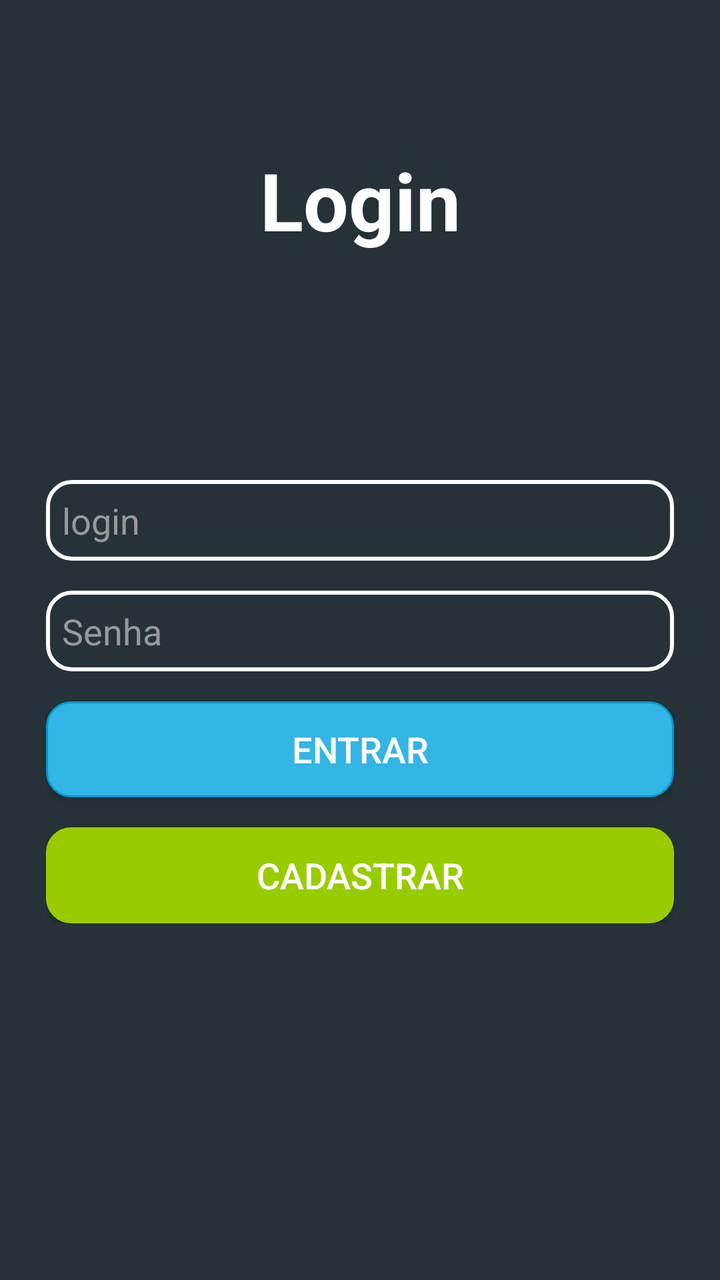
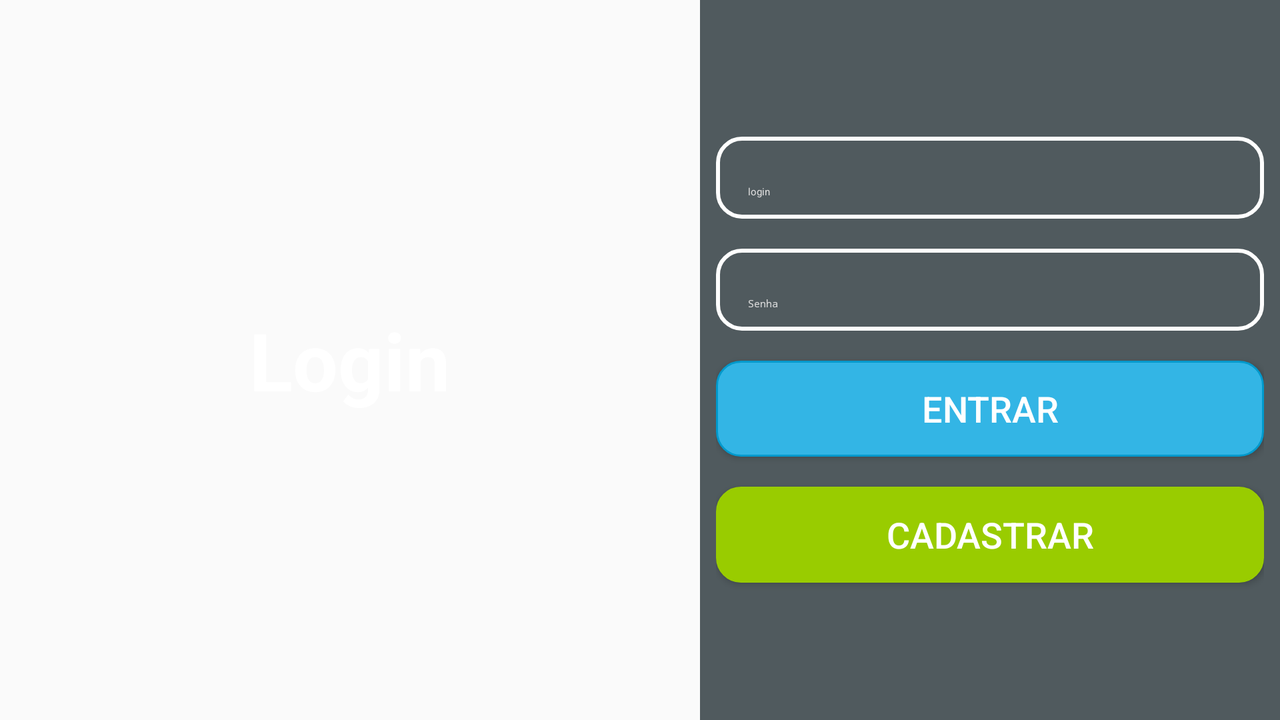

One screen, two layout resources from the same app: the default and the repository's alternative for another configuration. Each is rendered where Android would select it; the XML of both is given below.
<!-- AndroidManifest.xml: application theme Theme.AppCompat.Light.NoActionBar -->
<!-- res/layout/activity_login.xml -->
<?xml version="1.0" encoding="utf-8"?>
<android.support.constraint.ConstraintLayout
    xmlns:android="http://schemas.android.com/apk/res/android"
    xmlns:app="http://schemas.android.com/apk/res-auto"
    xmlns:tools="http://schemas.android.com/tools"
    android:layout_width="match_parent"
    android:layout_height="match_parent"
    android:background="@color/background"
    android:orientation="vertical"
    android:padding="0dp"
    tools:context=".Login">

    <ScrollView
        android:id="@+id/scrollView3"
        android:layout_width="match_parent"
        android:layout_height="0dp"
        android:background="@color/background"
        app:layout_constraintBottom_toBottomOf="parent"
        app:layout_constraintEnd_toEndOf="parent"
        app:layout_constraintStart_toStartOf="parent"
        app:layout_constraintTop_toTopOf="parent">

        <android.support.constraint.ConstraintLayout
            android:layout_width="match_parent"
            android:layout_height="wrap_content">

            <RelativeLayout
                android:id="@+id/relativeLayout"
                android:layout_width="0dp"
                android:layout_height="200dp"
                android:layout_margin="0dp"
                android:layout_marginBottom="8dp"
                android:layout_marginEnd="8dp"
                android:layout_marginStart="8dp"
                android:background="@drawable/escuro"
                android:gravity="center"
                app:layout_constraintBottom_toTopOf="@+id/linearLayout"
                app:layout_constraintEnd_toEndOf="parent"
                app:layout_constraintHorizontal_bias="0.0"
                app:layout_constraintStart_toStartOf="parent"
                app:layout_constraintTop_toTopOf="parent">

                <TextView
                    android:id="@+id/textView"
                    android:layout_width="match_parent"
                    android:layout_height="wrap_content"
                    android:gravity="center"
                    android:text="Login"
                    android:textColor="#fff"
                    android:textSize="40sp"
                    android:textStyle="bold" />
            </RelativeLayout>

            <LinearLayout
                android:id="@+id/linearLayout"
                android:layout_width="0dp"
                android:layout_height="match_parent"
                android:layout_marginBottom="8dp"
                android:layout_marginEnd="8dp"
                android:layout_marginLeft="8dp"
                android:layout_marginRight="8dp"
                android:layout_marginStart="8dp"
                android:layout_marginTop="25dp"
                android:gravity="center"
                android:orientation="vertical"
                android:padding="15dp"
                android:paddingBottom="25dp"
                android:paddingTop="25dp"
                app:layout_constraintBottom_toBottomOf="parent"
                app:layout_constraintEnd_toEndOf="parent"
                app:layout_constraintStart_toStartOf="parent"
                app:layout_constraintTop_toBottomOf="@+id/relativeLayout">


                <EditText
                    android:id="@+id/loginEntrar"
                    android:layout_width="match_parent"
                    android:layout_height="wrap_content"
                    android:layout_marginBottom="15dp"
                    android:background="@drawable/borda_arredondada"
                    android:ems="10"
                    android:hint="login"
                    android:inputType="textPersonName"
                    android:textColor="@color/white_basic"
                    android:textColorHint="#999" />


                <EditText
                    android:id="@+id/senhaEntrar"
                    android:layout_width="match_parent"
                    android:layout_height="wrap_content"
                    android:layout_marginBottom="15dp"
                    android:background="@drawable/borda_arredondada"
                    android:ems="10"
                    android:hint="Senha"
                    android:inputType="textPassword"
                    android:textColor="@color/white_basic"
                    android:textColorHint="#999" />

                <Button
                    android:id="@+id/btnLogin"
                    android:layout_width="match_parent"
                    android:layout_height="wrap_content"
                    android:layout_marginBottom="15dp"
                    android:background="@drawable/botao_azul"
                    android:text="Entrar"
                    android:textAppearance="@style/TextAppearance.AppCompat.Button"
                    android:textColor="#fff"
                    android:textSize="18sp" />

                <Button
                    android:id="@+id/btnCadastrar"
                    android:layout_width="match_parent"
                    android:layout_height="wrap_content"
                    android:background="@drawable/botao_verde"
                    android:text="Cadastrar"
                    android:textAppearance="@style/TextAppearance.AppCompat.Button"
                    android:textColor="#fff"
                    android:textSize="18sp" />
            </LinearLayout>
        </android.support.constraint.ConstraintLayout>
    </ScrollView>

</android.support.constraint.ConstraintLayout>
<!-- resources referenced by this layout -->
<resources>
  <color name="background">#263238</color>
  <color name="white_basic">#ffffff</color>
  <!-- drawable borda_arredondada (drawable) -->
  <?xml version="1.0" encoding="utf-8"?>
  <selector xmlns:android="http://schemas.android.com/apk/res/android">
  
      <item android:state_focused="true">
          <shape android:shape="rectangle">
              <solid android:color="@color/transparent"/> 
              <corners android:radius="12dp"/> 
              <stroke android:color="@color/azul" android:width="2dp"/> 
              <padding android:bottom="8dp" android:left="8dp" android:right="8dp" android:top="8dp"/>
          </shape>
      </item>
  
      <item>
          <shape android:shape="rectangle">
              <solid android:color="@color/transparent"/> 
              <corners android:radius="12dp"/> 
              <stroke android:color="@color/white_basic" android:width="2dp"/> 
              <padding android:bottom="8dp" android:left="8dp" android:right="8dp" android:top="8dp"/>
          </shape>
      </item>
  </selector>
  <!-- drawable botao_azul (drawable) -->
  <?xml version="1.0" encoding="utf-8"?>
  <selector xmlns:android="http://schemas.android.com/apk/res/android">
  
      <item android:state_pressed="true">
          <shape>
              <solid android:color="@android:color/holo_blue_dark"/>
              <corners android:radius="12dp"/>
              <stroke android:width="1dp" android:color="@android:color/holo_blue_dark"/>
          </shape>
      </item>
  
  
      <item>
          <shape>
              <solid android:color="@android:color/holo_blue_light"/>
              <corners android:radius="12dp"/>
              <stroke android:width="1dp" android:color="@android:color/holo_blue_dark"/>
          </shape>
      </item>
  
  
  </selector>
  <!-- drawable botao_verde (drawable) -->
  <?xml version="1.0" encoding="utf-8"?>
  <selector xmlns:android="http://schemas.android.com/apk/res/android">
  
      <item android:state_focused="true">
          <shape>
              <solid android:color="@android:color/holo_green_dark" />
              <stroke android:color="@android:color/holo_green_dark" android:width="1dp"/>
              <corners android:radius="12dp" />
          </shape>
      </item>
  
      <item>
          <shape>
              <solid android:color="@android:color/holo_green_light" />
              <stroke android:color="@android:color/holo_green_light" android:width="1dp"/>
              <corners android:radius="12dp" />
          </shape>
      </item>
  
  </selector>
  <color name="transparent">#00000000</color>
  <color name="azul">#00AAFF</color>
</resources>
<!-- res/layout-land/activity_login.xml (the repository's variant of the layout above) -->
<!-- drawn on the phone turned sideways -->
<?xml version="1.0" encoding="utf-8"?>
<android.support.constraint.ConstraintLayout xmlns:android="http://schemas.android.com/apk/res/android"
    xmlns:app="http://schemas.android.com/apk/res-auto"
    xmlns:tools="http://schemas.android.com/tools"
    android:layout_width="match_parent"
    android:layout_height="match_parent"
    android:background="@drawable/escuro"
    android:orientation="vertical"
    tools:context=".Login">

    <android.support.constraint.ConstraintLayout
        android:layout_width="match_parent"
        android:layout_height="match_parent"
        android:layout_alignParentTop="true">

        <RelativeLayout
            android:id="@+id/relativeLayout"
            android:layout_width="350dp"
            android:layout_height="0dp"
            android:gravity="center"
            app:layout_constraintBottom_toBottomOf="parent"
            app:layout_constraintStart_toStartOf="parent"
            app:layout_constraintTop_toTopOf="parent">

            <TextView
                android:id="@+id/textView"
                android:layout_width="wrap_content"
                android:layout_height="wrap_content"
                android:gravity="center"
                android:text="Login"
                android:textColor="#fff"
                android:textSize="40sp"
                android:textStyle="bold" />
        </RelativeLayout>


        <LinearLayout
            android:id="@+id/linearLayout"
            android:layout_width="0dp"
            android:layout_height="0dp"
            android:background="#CC263238"
            android:gravity="center"
            android:orientation="vertical"
            android:padding="8dp"
            app:layout_constraintBottom_toBottomOf="parent"
            app:layout_constraintEnd_toEndOf="parent"
            app:layout_constraintStart_toEndOf="@+id/relativeLayout"
            app:layout_constraintTop_toTopOf="parent">

            <EditText
                android:id="@+id/loginEntrar"
                style="@style/Widget.MaterialComponents.TextInputEditText.FilledBox"
                android:layout_width="match_parent"
                android:layout_height="wrap_content"
                android:layout_marginBottom="15dp"
                android:background="@drawable/borda_arredondada"
                android:ems="10"
                android:hint="login"
                android:inputType="textPersonName"
                android:singleLine="true"
                android:textColor="@color/white_basic"
                android:textColorHint="#ddd" />


            <EditText
                android:id="@+id/senhaEntrar"
                style="@style/Widget.MaterialComponents.TextInputEditText.FilledBox"
                android:layout_width="match_parent"
                android:layout_height="wrap_content"
                android:layout_marginBottom="15dp"
                android:background="@drawable/borda_arredondada"
                android:ems="10"
                android:hint="Senha"
                android:inputType="textPassword"
                android:singleLine="true"
                android:textColor="@color/white_basic"
                android:textColorHint="#ddd" />

            <Button
                android:id="@+id/btnLogin"
                android:layout_width="match_parent"
                android:layout_height="wrap_content"
                android:layout_marginBottom="15dp"
                android:background="@drawable/botao_azul"
                android:text="Entrar"
                android:textAppearance="@style/TextAppearance.AppCompat.Button"
                android:textColor="#fff"
                android:textSize="18sp" />

            <Button
                android:id="@+id/btnCadastrar"
                android:layout_width="match_parent"
                android:layout_height="wrap_content"
                android:background="@drawable/botao_verde"
                android:text="Cadastrar"
                android:textAppearance="@style/TextAppearance.AppCompat.Button"
                android:textColor="#fff"
                android:textSize="18sp" />
        </LinearLayout>
    </android.support.constraint.ConstraintLayout>

</android.support.constraint.ConstraintLayout>
<!-- resources referenced by the variant -->
<!-- as the phone turned sideways resolves them -->
<resources>
  <color name="white_basic">#ffffff</color>
  <!-- drawable borda_arredondada (drawable) -->
  <?xml version="1.0" encoding="utf-8"?>
  <selector xmlns:android="http://schemas.android.com/apk/res/android">
  
      <item android:state_focused="true">
          <shape android:shape="rectangle">
              <solid android:color="@color/transparent"/> 
              <corners android:radius="12dp"/> 
              <stroke android:color="@color/azul" android:width="2dp"/> 
              <padding android:bottom="8dp" android:left="8dp" android:right="8dp" android:top="8dp"/>
          </shape>
      </item>
  
      <item>
          <shape android:shape="rectangle">
              <solid android:color="@color/transparent"/> 
              <corners android:radius="12dp"/> 
              <stroke android:color="@color/white_basic" android:width="2dp"/> 
              <padding android:bottom="8dp" android:left="8dp" android:right="8dp" android:top="8dp"/>
          </shape>
      </item>
  </selector>
  <!-- drawable botao_azul (drawable) -->
  <?xml version="1.0" encoding="utf-8"?>
  <selector xmlns:android="http://schemas.android.com/apk/res/android">
  
      <item android:state_pressed="true">
          <shape>
              <solid android:color="@android:color/holo_blue_dark"/>
              <corners android:radius="12dp"/>
              <stroke android:width="1dp" android:color="@android:color/holo_blue_dark"/>
          </shape>
      </item>
  
  
      <item>
          <shape>
              <solid android:color="@android:color/holo_blue_light"/>
              <corners android:radius="12dp"/>
              <stroke android:width="1dp" android:color="@android:color/holo_blue_dark"/>
          </shape>
      </item>
  
  
  </selector>
  <!-- drawable botao_verde (drawable) -->
  <?xml version="1.0" encoding="utf-8"?>
  <selector xmlns:android="http://schemas.android.com/apk/res/android">
  
      <item android:state_focused="true">
          <shape>
              <solid android:color="@android:color/holo_green_dark" />
              <stroke android:color="@android:color/holo_green_dark" android:width="1dp"/>
              <corners android:radius="12dp" />
          </shape>
      </item>
  
      <item>
          <shape>
              <solid android:color="@android:color/holo_green_light" />
              <stroke android:color="@android:color/holo_green_light" android:width="1dp"/>
              <corners android:radius="12dp" />
          </shape>
      </item>
  
  </selector>
  <color name="transparent">#00000000</color>
  <color name="azul">#00AAFF</color>
</resources>
